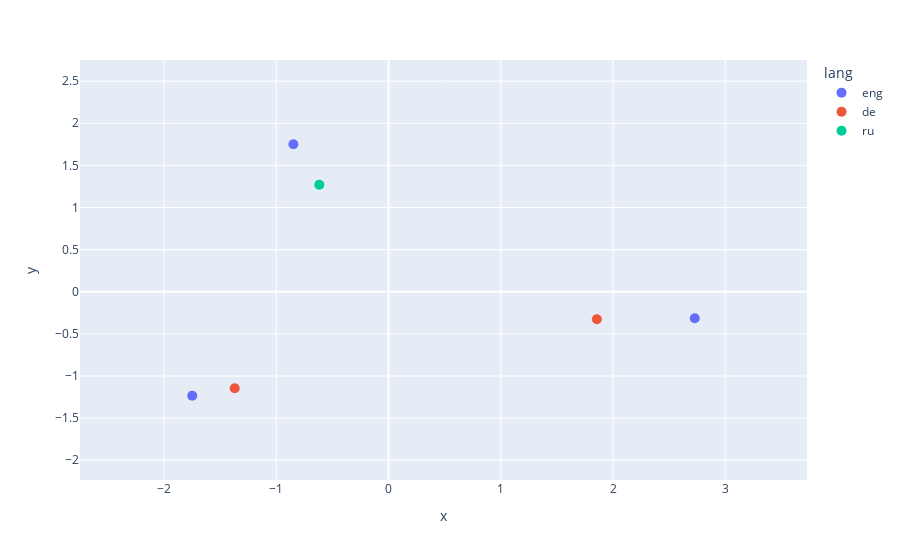

Notebook code cell kept with this figure:
### Code cell
sentences= ["The number PI has infinite decimal places and beginns with 3",
            "To calculate geometrical aspects of circles you need to use a special irrational number",
            "The weather in nuremberg is very bad, as expected",
            "Die Zahl PI hat unendlich Nachkommastellen und beginnt mit 3",
            "Чтобы вычислить геометрические аспекты окружностей, нужно использовать специальное иррациональное число",
            "Das Wetter in Nürnberg ist wie erwartet, sehr schlecht",
]

languages = ["eng","eng","eng","de","ru","de"]
df_first_example = pd.DataFrame(sentences,columns=['sentence'])
df_first_example['lang'] = languages
df_first_example['embeddings'] = df_first_example['sentence'].progress_apply(model_multi_max.encode)

pca = PCA(n_components=2)
visualise_with_dimensional_reduction(df_first_example, pca, color_to_show='lang')

### Figure 1 — Plotly figure (JSON) as saved in the notebook; plotly's stock layout.template omitted (floating-point values rounded to 4 significant figures)
{"data": [{"customdata": [["The number PI has infinite decimal places and beginns with 3"], ["To calculate geometrical aspects of circles you need to use a special irrational number"], ["The weather in nuremberg is very bad, as expected"]], "hovertemplate": "lang=eng<br>x=%{x}<br>y=%{y}<br>sentence=%{customdata[0]}<extra></extra>", "legendgroup": "eng", "marker": {"color": "#636efa", "size": 10, "symbol": "circle"}, "mode": "markers", "name": "eng", "orientation": "v", "showlegend": true, "type": "scatter", "x": [-1.749, -0.8477, 2.728], "xaxis": "x", "y": [-1.235, 1.751, -0.3137], "yaxis": "y"}, {"customdata": [["Die Zahl PI hat unendlich Nachkommastellen und beginnt mit 3"], ["Das Wetter in Nürnberg ist wie erwartet, sehr schlecht"]], "hovertemplate": "lang=de<br>x=%{x}<br>y=%{y}<br>sentence=%{customdata[0]}<extra></extra>", "legendgroup": "de", "marker": {"color": "#EF553B", "size": 10, "symbol": "circle"}, "mode": "markers", "name": "de", "orientation": "v", "showlegend": true, "type": "scatter", "x": [-1.371, 1.856], "xaxis": "x", "y": [-1.146, -0.3269], "yaxis": "y"}, {"customdata": [["Чтобы вычислить геометрические аспекты окружностей, нужно использовать специальное иррациональное число"]], "hovertemplate": "lang=ru<br>x=%{x}<br>y=%{y}<br>sentence=%{customdata[0]}<extra></extra>", "legendgroup": "ru", "marker": {"color": "#00cc96", "size": 10, "symbol": "circle"}, "mode": "markers", "name": "ru", "orientation": "v", "showlegend": true, "type": "scatter", "x": [-0.6168], "xaxis": "x", "y": [1.27], "yaxis": "y"}], "layout": {"legend": {"title": {"text": "lang"}, "tracegroupgap": 0}, "margin": {"t": 60}, "xaxis": {"anchor": "y", "domain": [0, 1], "range": [-2.749, 3.728], "title": {"text": "x"}}, "yaxis": {"anchor": "x", "domain": [0, 1], "range": [-2.235, 2.751], "title": {"text": "y"}}}}
